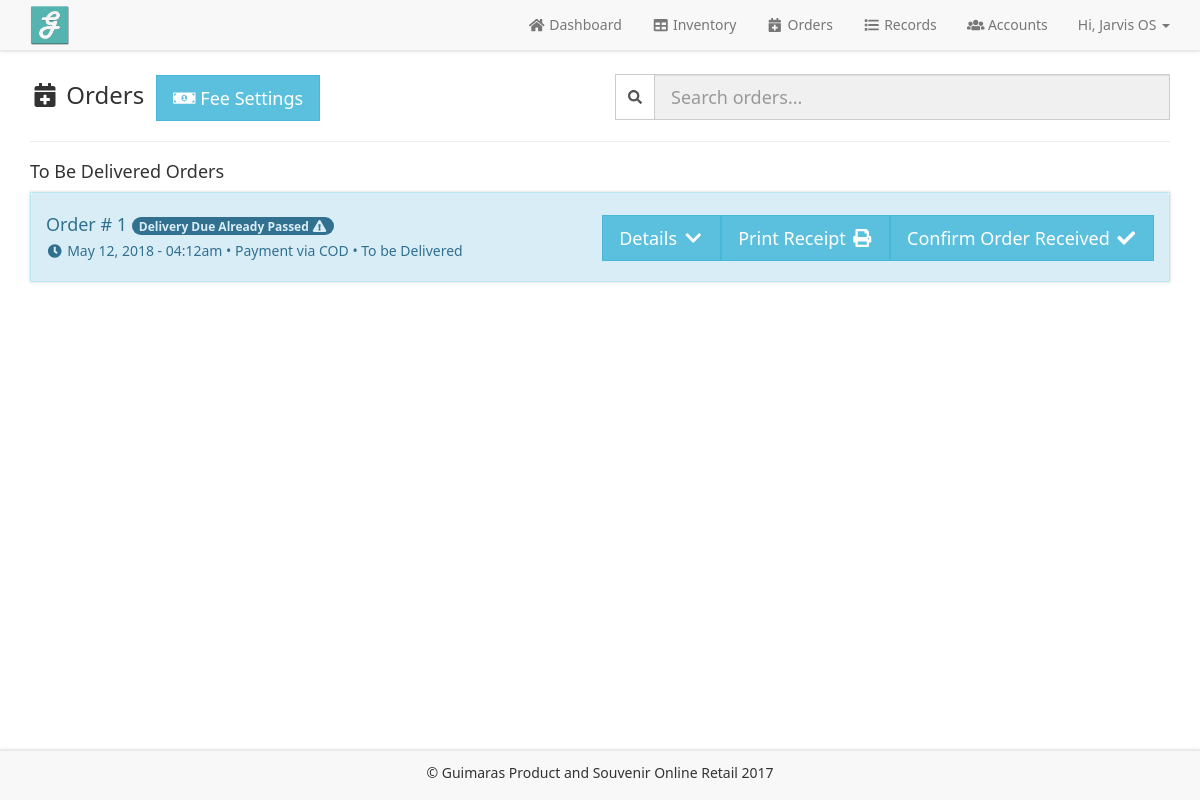
The page /admin/admin-orders.php (signed in) on the database its author committed.
### tables this page shows
CREATE TABLE `admins_tbl` (
  `acc_id` int(11) NOT NULL,
  `firstname` varchar(100) NOT NULL,
  `lastname` varchar(100) NOT NULL
);

CREATE TABLE `orders_tbl` (
  `order_id` int(11) NOT NULL,
  `acc_id` int(11) NOT NULL,
  `order_price` varchar(100) NOT NULL,
  `order_deliverydate` varchar(100) NOT NULL,
  `order_status` varchar(100) NOT NULL,
  `payment_type` varchar(100) NOT NULL,
  `order_added` timestamp NOT NULL DEFAULT CURRENT_TIMESTAMP
);

### functions/admin-account-session.php (called while the page is built, shortened)
<?php
	include "config.php";
	$acc_id = $_SESSION['acc_id'];
	$email = $_SESSION['email'];
	$acc_type = $_SESSION['acc_type'];
	if (empty($acc_id) && empty($email) && empty($acc_type)) {
		header("location: ../admin/index.php");
	}
	else {
		$acc_query = $conn->query("select * from accounts_tbl where acc_id = '".$acc_id."' and email = '".$email."' and acc_type = '".$acc_type."'");
		$acc_row = $acc_query->fetch();
		$admin_query = $conn->query("select * from admins_tbl where acc_id = '".$acc_row['acc_id']."'");
		$admin_row = $admin_query->fetch();
	}
?>

### admin/admin-orders.php (the view, shortened to what this page needs)
<?php include "../functions/admin-account-session.php";?>
<!DOCTYPE html>
<html>
<head>
	<?php include "../includes/libraries-in.php";?>
</head>
<body>
<?php include "admin-navbar.php";?>
	<div class="container" style="margin-top: 50px; margin-bottom: 75px;">
		<div class="margin-top row" style="margin-bottom: -12px;">
    		<div class="col-lg-6 col-sm-6">
    			<h3 class="pull-left"><i class="fa fa-calendar-plus fa-fw"></i> Orders</h3>
    			<button class="btn btn-lg btn-info margin-left pull-left" data-toggle="modal" data-target="#modal-feesettings" style="margin-top: 13px;"><i class="fa fa-money-bill-alt fa-fw"></i> Fee Settings</button>
    		</div>
    		<div class="col-lg-6 col-sm-6">
				<div class="btn-group pull-right margin-top">
					<div class="input-group search-unextended pull-left">
					    <span class="input-group-addon"><i class="fa fa-search"></i></span>
					    <input type="text" class="form-control input-lg" name="search" placeholder="Search orders..." onkeyup="load_process ('order-container', '../functions/search-module.php?search-order='+this.value)" autocomplete="off">
					</div>
				</div>
			</div>
    	</div>
        <div class="clearfix"></div>
		<hr>
		<div id="order-container">
			<?php
				$cnt_order_query = $conn->query("select count(order_id) as order_id from orders_tbl");
				$cnt_order_row = $cnt_order_query->fetch();
				if ($cnt_order_row['order_id'] != 0) {
					$cnt_order_query = $conn->query("select count(order_id) as order_id from orders_tbl where order_status = 'To be Delivered'");
					$cnt_order_row = $cnt_order_query->fetch();
					if (!empty($cnt_order_row['order_id'])) {
						$order_query = $conn->query("select * from orders_tbl where order_status = 'To be Delivered' order by order_added desc");
						?>
						<h4>To Be Delivered Orders</h4>
						<?php
						while ($order_row = $order_query->fetch()) {
						?>
						<div class="panel-group" id="accordion">
						  <div class="panel panel-info">
						    <div class="panel-heading">
						      <a href="../functions/confirm-order.php?order_id=<?=$order_row['order_id'];?>" class="btn btn-lg btn-info pull-right margin-top">Confirm Order Received <i class="fa fa-check fa-fw"></i></a>
						      <a href="admin-printreceipt.php?order_id=<?=$order_row['order_id'];?>" class="btn btn-lg  btn-info pull-right margin-top">Print Receipt <i class="fa fa-print fa-fw"></i></a>
						      <button data-toggle="collapse" data-target="#collapse<?=$order_row['order_id'];?>" class="btn btn-lg  btn-info pull-right margin-top">Details <i class="fa fa-chevron-down fa-fw"></i></button>
						      <h4 class="margin-top margin-bottom-sm">Order # <?=$order_row['order_id'];?>
						      	<?php
						      		$today = date("Y-m-d", strtotime("today"));
						      		if (date("Y-m-d", strtotime($order_row['order_deliverydate'])) == $today) {
						      		?>
						      		<span class="badge">Delivery Due Today</span>
						      		<?php
						      		}
						      		else if (date("Y-m-d", strtotime($order_row['order_deliverydate'])) < $today) {
						      		?>
						      		<span class="badge">Delivery Due Already Passed <i class="fa fa-exclamation-triangle fa-fw"></i></span>
						      		<?php
						      		}
						      	?>
						      </h4>
						      <p class="text-small"><i class="fa fa-clock fa-fw"></i> <?=date("F j, Y - h:ia", strtotime($order_row['order_added']));?> &bull; Payment via <?=$order_row['payment_type'];?> &bull; <?=$order_row['order_status'];?></p>
						    </div>
						  </div>
						</div>
						<?php
						}
					}
						?>
						<?php
				}
			?>
		</div>
	</div>
<?php include "admin-footer.php";?>
</body>
</html>

### admin/admin-navbar.php (shortened to what this page needs)
<nav class="navbar navbar-default navbar-fixed-top">
  <div class="container">
    <div class="navbar-header">
      <a class="navbar-brand" href="#">
      	<img src="../web-images/gm-logo.png" class="img-responsive" style="height: 40px; width: auto; margin-top: -10px;">
      </a>
    </div>
    <div class="collapse navbar-collapse" id="myNavbar">
      <ul class="nav navbar-nav navbar-right">
        <li><a href="admin-dashboard.php"><i class="fa fa-home fa-fw"></i> Dashboard</a></li>
		<li><a href="admin-inventory.php"><i class="fa fa-table fa-fw"></i> Inventory</a></li>
		<li><a href="admin-orders.php"><i class="fa fa-calendar-plus fa-fw"></i> Orders</a></li>
        <li><a href="admin-records.php"><i class="fa fa-list fa-fw"></i> Records</a></li>
		<li><a href="admin-accounts.php"><i class="fa fa-users fa-fw"></i> Accounts</a></li>
        <li class="dropdown">
        	<a class="dropdown-toggle" data-toggle="dropdown" href="#">Hi, <?=$admin_row['firstname'];?> <?=$admin_row['lastname'];?> <span class="caret"></span></a>
        </li>
      </ul>
    </div>
  </div>
</nav>

### rows shown on the page
admins_tbl: firstname "Jarvis", lastname "OS"
orders_tbl: order_id "1", shows "Delivery Due Already Passed", order_added "May 12, 2018 - 04:12am", payment_type "COD", order_status "To be Delivered"
